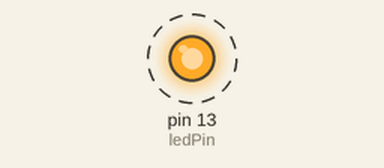
Simulated run of this program. Board: Arduino Uno, built with avr-gcc and run on an emulated ATmega328P. On the bench: output pins drawn as LEDs (lit = HIGH). Dashed ring = blinking. What the program prints to the serial monitor is not drawn.

Above: at 0.2 s.
Timing chart, 0 to 3.0 s (numbered marks = the images above):
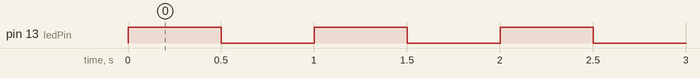

The program:

main.cpp
```cpp
#include <Arduino.h>
#include <Servo.h>

const int ledPin = 13;    // Replace with the appropriate pin number where the LED is connected
int blinkInterval = 1000; // Default blinking interval in milliseconds

void setup()
{
  pinMode(ledPin, OUTPUT);
  Serial.begin(9600);
}

void loop()
{
  if (Serial.available() > 0)
  {
    char receivedChar = Serial.read();

    if (receivedChar == '1')
    {
      blinkInterval = 250; // Set blinking interval to 1 second
    }
    else if (receivedChar == '2')
    {
      blinkInterval = 500; // Set blinking interval to 2 seconds
    }
  }

  digitalWrite(ledPin, HIGH); // Turn on the LED
  delay(blinkInterval / 2);   // Half of the interval

  Serial.println("hello");

  digitalWrite(ledPin, LOW); // Turn off the LED
  delay(blinkInterval / 2);  // Half of the interval

  Serial.println("hi");
}
```

Measured:
- by itself, pin 13 (ledPin): alternates HIGH for 0.50 s and LOW for 0.50 s
